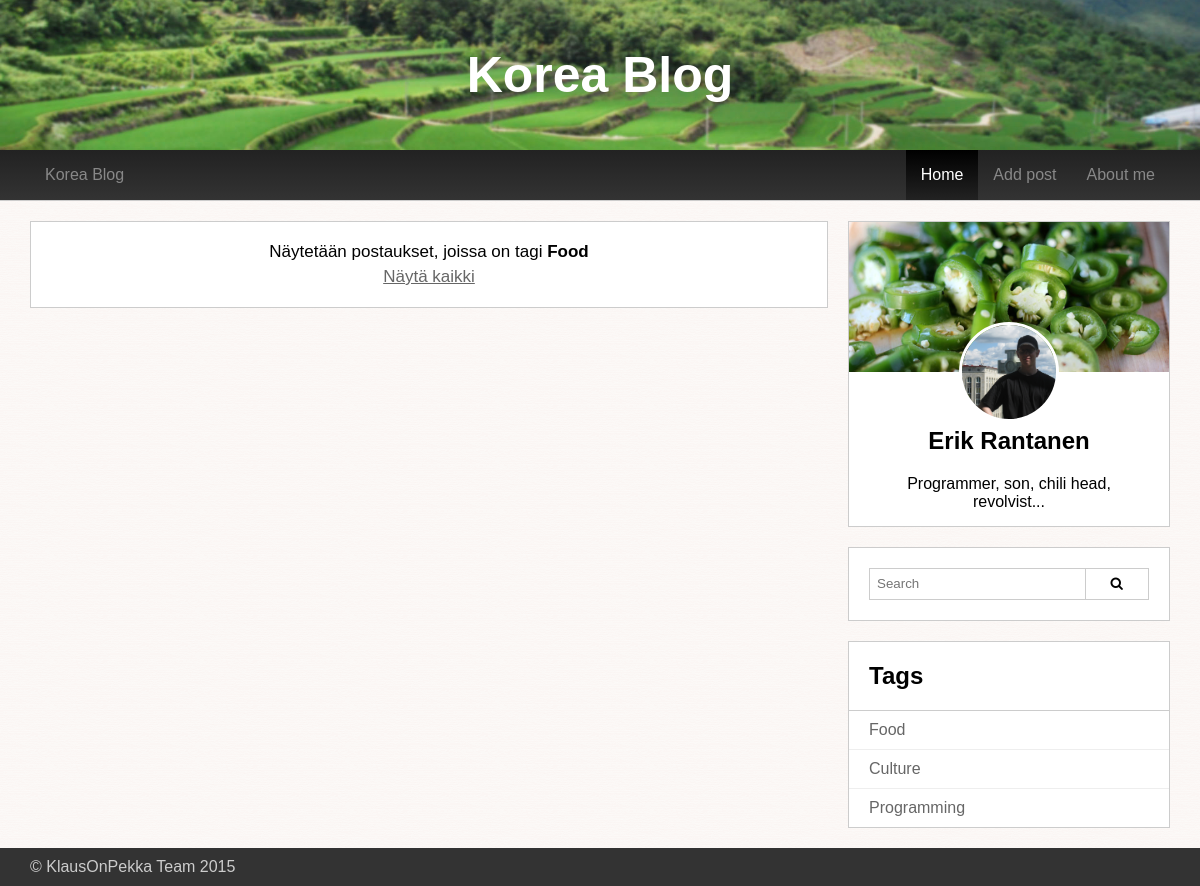
The app's page /index.php?tagId=1 with its own data.
### tables this page shows
CREATE TABLE tag(
	tagId int AUTO_INCREMENT,
	tagName varchar(40),
	PRIMARY KEY (tagId)
);

### index.php (the view, shortened to what this page needs)
<!DOCTYPE html>
<html>
	<head>
		<link rel="stylesheet" href="//maxcdn.bootstrapcdn.com/font-awesome/4.3.0/css/font-awesome.min.css">
		<link rel="stylesheet" href="css/styles.css"/>
	</head>
<?php
include_once('database.php');
include_once('helpers.php');
?>
	<body class="preload">
		<?php include_once('header.php'); ?>
		<div class="wrapper clearfix">
			<div class="main-content">
				<?php
				if(isset($_GET['tagId'])) {
					$query = $handler->prepare('SELECT * FROM tag WHERE tagId = :tagId;');
					$tagId = (int)$_GET['tagId'];
					$query->bindParam(':tagId', $tagId, PDO::PARAM_INT);
					$query->execute();
					$r = $query->fetch(PDO::FETCH_OBJ);
				} else if (isset($_GET['search'])){
					$search = e($_GET['search']);
				}
				?>
				<?php if (isset($_GET['tagId']) || isset($_GET['search'])) : ?>
				<div class="panel">
					<div class="search-result-container">
						Näytetään postaukset, joissa on <?php echo isset($_GET['tagId']) ? 'tagi' : 'merkkijono';?>
						<span class="search-item"><?php echo isset($_GET['tagId']) ? $r->tagName : $search; ?></span>
						<a href="index.php">Näytä kaikki</a>
					</div>
				</div>
				<?php endif; ?>
			</div>
			<?php include_once('sidebar.php'); ?>
		</div>
		<?php include_once('footer.php'); ?>
	</body>
</html>

### sidebar.php
<aside>
	<div class="bio panel">
		<div class="bio-background">
			<img class="vertical-center" src="img/bio-background.jpg" alt="Bio background">
		</div>
		<div class="bio-face-image">
			<img class="vertical-center" src="img/Erik.jpg" alt="Erik Rantanen">
		</div>
		<div class="panel-container">
			<h2>Erik Rantanen</h2>
			<div class="bio-description">
				Programmer, son, chili head, revolvist...
			</div>
		</div>
	</div>
	<div class="panel">
		<div class="search-container">
			<form class="clearfix" action="index.php" method="get">
				<input class="search-input" type="text" name="search" placeholder="Search">
				<button class="button search-button" type="submit"><i class="fa fa-search"></i></button>
			</form>
		</div>
	</div>
	<?php	$query = $handler->query('SELECT * FROM tag;'); ?>
	<div class="panel">
		<div class="panel-header">
			<h2>Tags</h2>
		</div>
		<?php while($r = $query->fetch(PDO::FETCH_OBJ)) : ?>
		<a href="index.php?tagId=<?php echo $r->tagId; ?>" class="tag"><?php echo $r->tagName; ?></a>
		<?php endwhile; ?>
	</div>
</aside>

### css/styles.css (style rules this page uses)
* { box-sizing: border-box; }
body { font-family: Arial, Helvetica, sans-serif; background-image: url("../img/backgroundtex3.png"); margin: 0; }
.clearfix:after { content: ''; display: block; clear: both; }
.vertical-center { position: relative; top: 50%; transform: translateY(-50%); }
input[type="text"], textarea, select { width: 100%; border: 1px solid #ccc; padding: 5px 7px; transition: all 0.2s ease-in-out; }
a { color: #666; }
.button { border: 1px solid #ccc; background: #fff; padding: 6px 12px; }
.main-content { float: left; width: 70%; }
aside { float: left; width: 30%; padding-left: 20px; }
.wrapper { max-width: 1170px; margin: 0 auto; padding: 0 15px; }
.panel { border: #ccc 1px solid; background: #fff; }
.panel-container { padding: 1px 20px 20px; }
.panel-header { padding: 0 20px; border-bottom: 1px solid #ccc; }
.panel + .panel { margin-top: 20px; }
.bio-background { height: 150px; overflow: hidden; }
.bio-background img { width: 100%; height: auto; }
.bio { text-align: center; position: relative; }
.bio-face-image { width: 100px; height: 100px; overflow: hidden; border-radius: 50%; position: absolute; left: 50%; margin-left: -50px; top: 100px; border: 3px solid #fff; }
.bio-face-image img { width: auto; height: 100%; }
.bio .panel-container { padding: 35px 20px 15px; }
.tag { padding: 10px 20px; min-height: 31px; display: block; text-decoration: none; }
.tag + .tag { border-top: 1px solid #eee; }
.search-result-container { padding: 20px; font-size: 17px; text-align: center; }
.search-result-container .search-item { font-weight: bold; }
.search-result-container a { margin-top: 5px; display: block; }
.search-container { padding: 20px; }
.search-container .search-input { float: left; border-right: 0; height: 32px; width: 77%; }
.search-container .search-button { float: left; width: 23%; height: 32px; }

### records on screen
tag: tagName "Food"
tag: tagName "Culture"
tag: tagName "Programming"
